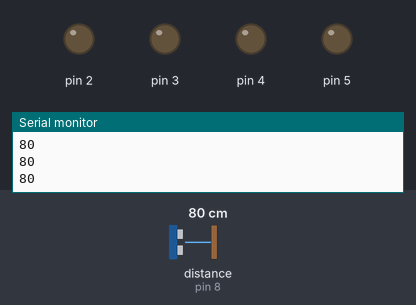
Bench run of a sketch on a simulated Arduino Uno, built with avr-gcc and run on an emulated ATmega328P. Shown: output pins drawn as LEDs (lit = HIGH), the last lines printed to the serial monitor. Wiring (inferred from the names in the program): ultrasonic range finder: trigger pin 9; echo pin 8. The inputs (shaded band) are chosen by the test bench; at power-on: distance to the obstacle (sensor on pin 8) 80 cm. The echo pulse lasts 58.3 µs per cm; pins used as bus, display or sensor lines are not drawn.

Above: at 1.2 s.
1.3 s: distance to the obstacle (sensor on pin 8) set to 2 cm
At 2.5 s:
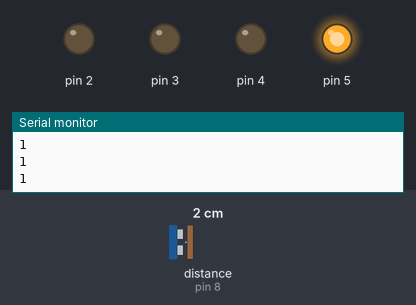
2.8 s: distance to the obstacle (sensor on pin 8) set to 35 cm
At 4.1 s:
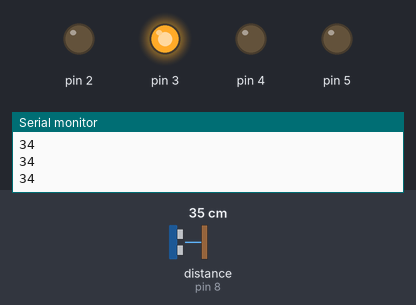
4.4 s: distance to the obstacle (sensor on pin 8) set to 27 cm
At 5.1 s:
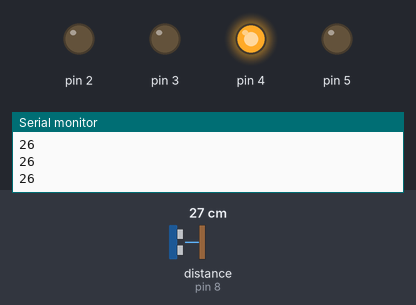
5.9 s: distance to the obstacle (sensor on pin 8) set to 43 cm
At 7.1 s:
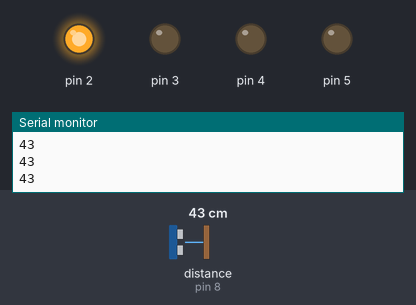
7.4 s: distance to the obstacle (sensor on pin 8) set to 37 cm
At 8.2 s:
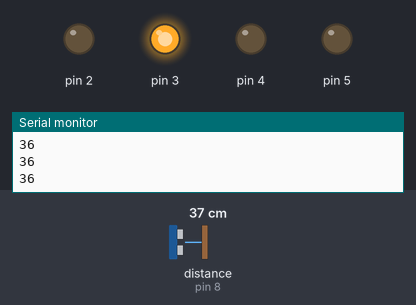
8.9 s: distance to the obstacle (sensor on pin 8) set to 4 cm
At 10.3 s:
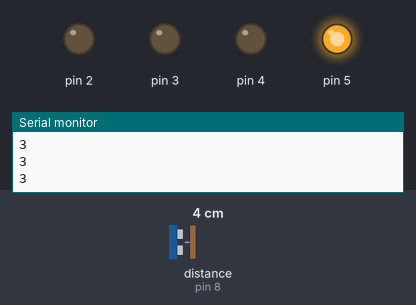
Timing chart, 0 to 11.5 s (numbered marks = the images above; inputs shaded):
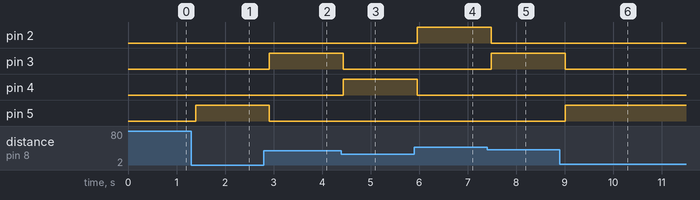

The sketch:

DISTANCIA.ino
```cpp
int Trig = 9;
int Echo = 8;

void setup() {
  Serial.begin(9600);
  pinMode(Trig, OUTPUT);
  pinMode(Echo, INPUT);
  pinMode(2, OUTPUT);
  pinMode(3, OUTPUT);
  pinMode(4, OUTPUT);
  pinMode(5, OUTPUT);
}

void loop() {
  long duracion;
  long distancia;

  digitalWrite(Trig, LOW);
  delayMicroseconds(4);
  digitalWrite(Trig, HIGH);
  delayMicroseconds(10);
  digitalWrite(Trig, LOW);

  duracion = pulseIn(Echo,HIGH);
  duracion = duracion / 2;

  distancia = duracion / 29;
  if(distancia < 20){
    digitalWrite(5, HIGH);
    digitalWrite(4, LOW);
    digitalWrite(3, LOW);
    digitalWrite(2, LOW);
  } else if(distancia > 20 && distancia < 30){
    digitalWrite(5, LOW);
    digitalWrite(4, HIGH);
    digitalWrite(3, LOW);
    digitalWrite(2, LOW);
  } else if(distancia > 30 && distancia < 40){
    digitalWrite(5, LOW);
    digitalWrite(4, LOW);
    digitalWrite(3, HIGH);
    digitalWrite(2, LOW);
  } else if(distancia > 40 && distancia < 50){
    digitalWrite(5, LOW);
    digitalWrite(4, LOW);
    digitalWrite(3, LOW);
    digitalWrite(2, HIGH);
  } else {
    digitalWrite(5, LOW);
    digitalWrite(4, LOW);
    digitalWrite(3, LOW);
    digitalWrite(2, LOW);
  }
  Serial.println(distancia);

  delay(150);
}
```

Measured:
- the behaviour switches between 41 and 40 cm on distance to the obstacle (sensor on pin 8) (found by bisection; images 4 and 5)
- after the input at 1.3 s, pin 5: LOW → HIGH after 0.10 s
- after the input at 2.8 s, pin 3: LOW → HIGH after 0.11 s; pin 5: HIGH → LOW after 0.11 s
- after the input at 4.4 s, pin 3: HIGH → LOW at once; pin 4: LOW → HIGH at once
- after the input at 5.9 s, pin 2: LOW → HIGH after 0.06 s; pin 4: HIGH → LOW after 0.06 s
- after the input at 7.4 s, pin 2: HIGH → LOW after 0.09 s; pin 3: LOW → HIGH after 0.09 s
- after the input at 8.9 s, pin 3: HIGH → LOW after 0.12 s; pin 5: LOW → HIGH after 0.12 s
